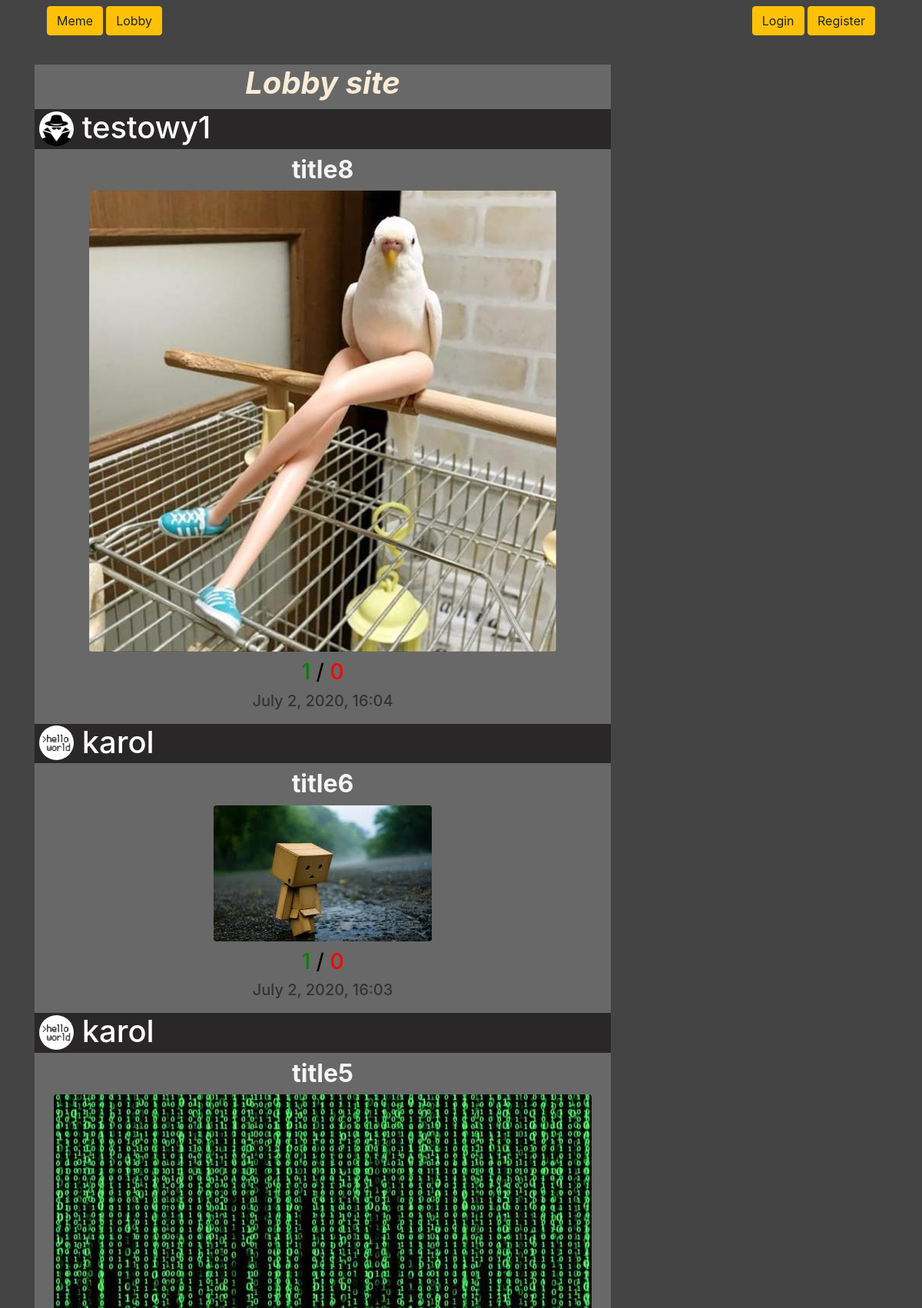
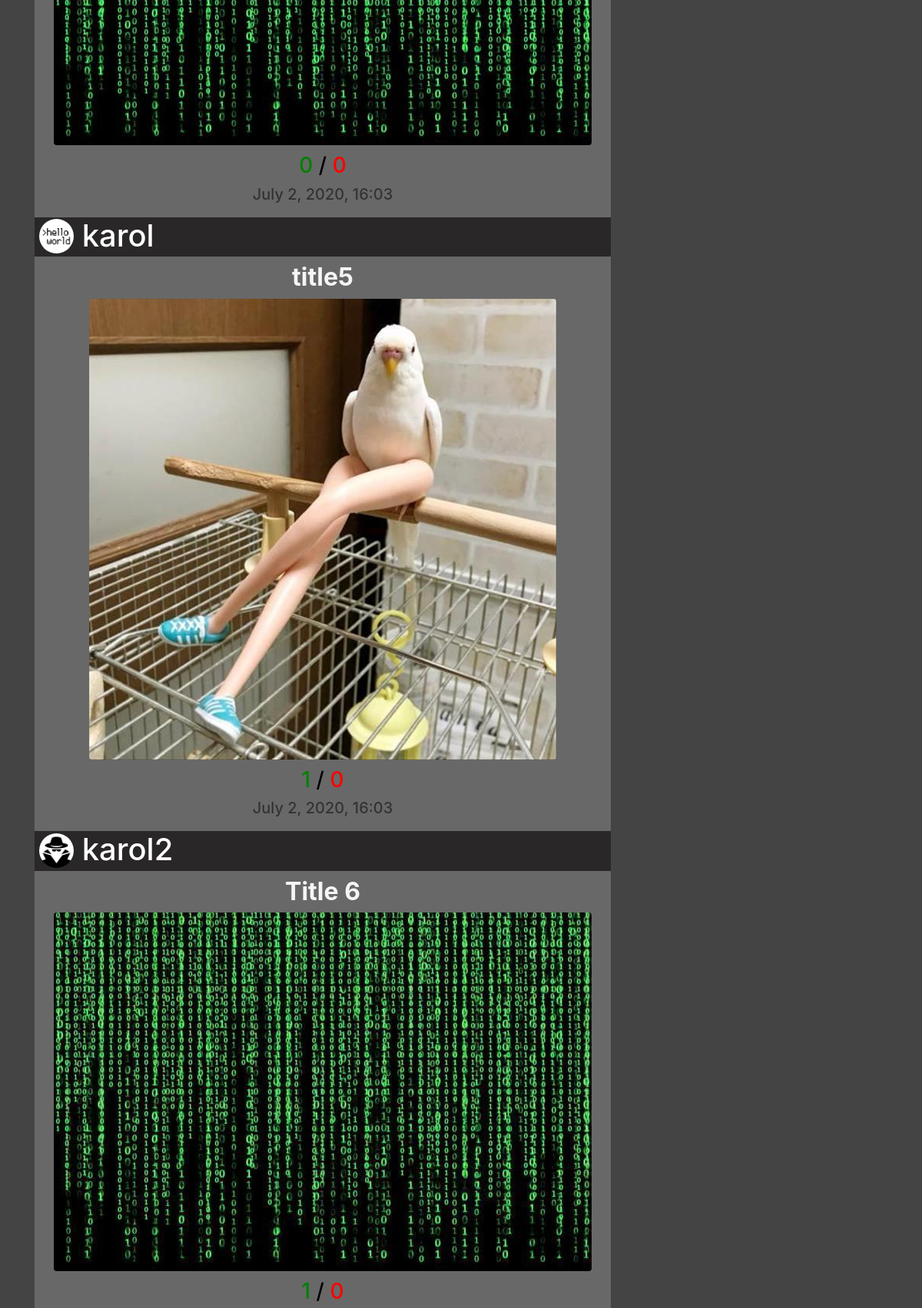
/lobby/?page=2 (upper part), run on the app's committed database (2 pictures, top to bottom).
### meme_site/models.py (models this page shows, shortened)
class MemePost(models.Model):
    user = models.ForeignKey(User, on_delete=models.CASCADE)
    image = models.ImageField(upload_to='meme_images/', blank=False, null=False)
    title = models.CharField(max_length=100)
    date_added = models.DateTimeField(default=timezone.now)
    thumb_up = models.ManyToManyField(User, related_name="liked_up", blank=True)
    thumb_down = models.ManyToManyField(User, related_name="liked_down", blank=True)
    class Meta:
        ordering = ['-date_added']

### my_site/models.py (models this page shows, shortened)
class MySiteProfile(models.Model):
    user = models.OneToOneField(User, on_delete=models.CASCADE)
    image = models.ImageField(default="incognito.png", upload_to="Profile_image")

### meme_site/views.py (the view)
# urls.py: path('lobby/', MemeLobby.as_view(), name='memeLobbyListView'),
class MemeLobby(ListView):
    model = MemePost
    template_name = 'meme_site/meme_lobby.html'
    context_object_name = 'memes'
    paginate_by = 5
    def get_queryset(self):
        _objects = MemePost.objects.filter().all()
        _new_objects = []
        for obj in _objects:
            if obj.thumb_up.count() < 3:
                _new_objects.append(obj)
        return _new_objects

### meme_site/templates/meme_site/meme_lobby.html
{% extends 'meme_site/meme_site.html' %}
{% block title_site %}
<h1 class="header_page">Lobby site</h1>
{% endblock title_site %}

### meme_site/templates/meme_site/meme_site.html (shortened to what this page needs)
{% extends 'my_site/base.html' %}
{% block content %}
{% block title_site %}{% endblock title_site %}
{% for meme in memes %}
<div class="article-metadata-post">
    <div class="authorbox">
        <h1><img src="{{ meme.user.mysiteprofile.image.url }}" class="rounded-circle circle_img_detail">
            <a href="{% url 'userMemes' meme.user.username %}"
                style="color: #ffffff;">{{ meme.user.username }}</a></h1>
    </div>
    <div class="box_title">
        <h2><a style="color:whitesmoke" href="{% url 'memeDetailView' meme.id %}">{{ meme.title }}</a></h2>
        <a href="{% url 'memeDetailView' meme.id %}"><img src=" {{ meme.image.url }}" class="rounded"></a>
    </div>
    <div class="likes_section">
        <h3 style="color: green;">{{ meme.thumb_up.count }}
            <span style="color:rgb(0, 0, 0);">/</span>
            <span style="color:red;">{{ meme.thumb_down.count }}</span>
        </h3>
        <h5>{{ meme.date_added|date:"F j, Y, G:i" }}</h5>
    </div>
    {% endfor %}
</div>
{% endblock content %}

### my_site/static/my_site/main.css (style rules this page uses)
body { background: #444444; color: #333333; }
.article-metadata a { color: #333; text-decoration: none; }
.article-metadata-post { max-width: 750px; background-color: #686868; width: 100%; text-align: center; border-bottom: 30px solid #444444; }
.authorbox { background: #292727; }
.header_page { color: antiquewhite; font-weight: bold; font-style: italic; display: inline-block; padding-bottom: 10px; margin-bottom: 0px; }
.circle_img_detail { height: 45px; width: 45px; margin-bottom: 4px; }
.box_title { color: whitesmoke; margin-top: 6px; margin-bottom: 10px; }
.box_title h2 { font-weight: 715; }
.likes_section { text-align: center; width: 100%; padding-bottom: 10px; }
.authorbox h1 { color: #ffffff; text-align: left; margin-left: 6px; }

### data on the page
MemePost: user.mysiteprofile.image (picture), user.username "testowy1", title "title8", image (picture), thumb_up.count "1", thumb_down.count "0", date_added "July 2, 2020, 16:04"
MemePost: user.mysiteprofile.image (picture), user.username "karol", title "title6", image (picture), thumb_up.count "1", thumb_down.count "0", date_added "July 2, 2020, 16:03"
MemePost: user.mysiteprofile.image (picture), user.username "karol", title "title5", image (picture), thumb_up.count "0", thumb_down.count "0", date_added "July 2, 2020, 16:03"
MemePost: user.mysiteprofile.image (picture), user.username "karol", title "title5", image (picture), thumb_up.count "1", thumb_down.count "0", date_added "July 2, 2020, 16:03"
MemePost: user.mysiteprofile.image (picture), user.username "karol2", title "Title 6", image (picture), thumb_up.count "1", thumb_down.count "0"
